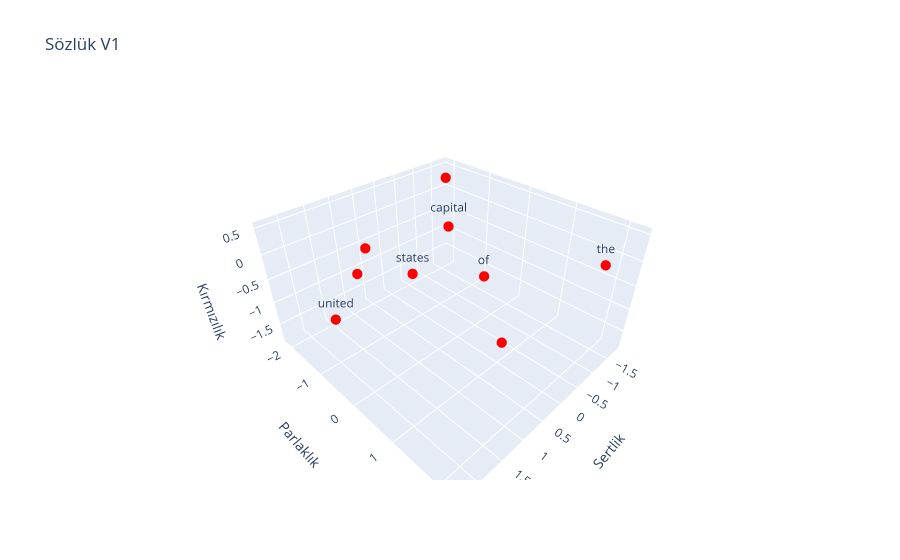

The cell this chart's notebook holds for it:
### Code cell
sentences = [
  {
    "words": meanings.detach().numpy(),
    "labels": ["the"," ", "capital"," ", "of"," ", "united"," ", "states"],
    "color": "red",
  },
]
plot_dots(sentences, "Sözlük V1")

### Figure 1 — Plotly figure (JSON) as saved in the notebook; plotly's stock layout.template omitted (floating-point values rounded to 4 significant figures)
{"data": [{"hoverinfo": "text", "marker": {"color": "red", "size": 6}, "mode": "markers+text", "text": ["the", " ", "capital", " ", "of", " ", "united", " ", "states"], "type": "scatter3d", "x": [-0.8284, -1.798, -0.03813, -1.798, 0.6413, -1.798, 2.293, -1.798, 1.302, 1.559, -1.798, 1.795, -1.798, -0.8284, -1.798, -0.03813, -1.798, 0.6413, -1.798, -0.4086], "y": [2.227, -2.135, -0.2776, -2.135, 1.131, -2.135, -0.3313, -2.135, 0.328, -0.431, -2.135, -0.3664, -2.135, 2.227, -2.135, -0.2776, -2.135, 1.131, -2.135, 0.7661], "z": [0.3544, 0.2215, 0.3677, 0.2215, 0.3335, 0.2215, -0.3553, 0.2215, 0.3101, 0.5328, 0.2215, 0.215, 0.2215, 0.3544, 0.2215, 0.3677, 0.2215, 0.3335, 0.2215, -1.83]}], "layout": {"scene": {"xaxis": {"title": {"text": "Sertlik"}}, "yaxis": {"title": {"text": "Parlaklık"}}, "zaxis": {"title": {"text": "Kırmızılık"}}}, "title": {"text": "Sözlük V1"}}}
